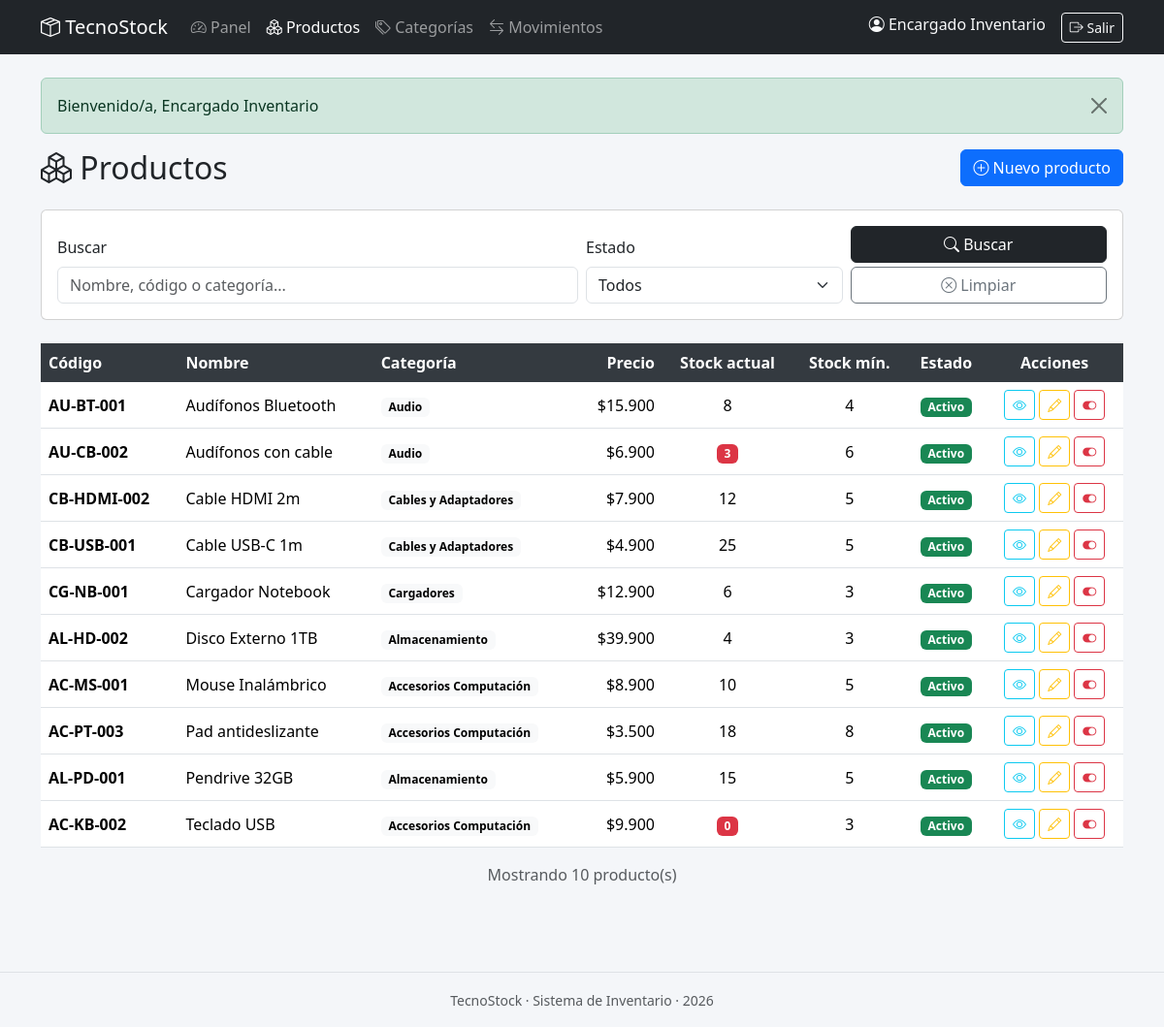
Page /productos/index.php (signed in) on the committed database.
### tables this page shows
CREATE TABLE producto (
    id_producto   INT AUTO_INCREMENT PRIMARY KEY,
    codigo        VARCHAR(40) NOT NULL UNIQUE,
    nombre        VARCHAR(120) NOT NULL,
    descripcion   TEXT DEFAULT NULL,
    precio        DECIMAL(10, 2) NOT NULL DEFAULT 0,
    stock_actual  INT NOT NULL DEFAULT 0,
    stock_minimo  INT NOT NULL DEFAULT 0,
    estado        TINYINT(1) NOT NULL DEFAULT 1,
    id_categoria  INT NOT NULL,
    CONSTRAINT fk_producto_categoria
        FOREIGN KEY (id_categoria) REFERENCES categoria(id_categoria) ON DELETE RESTRICT,
    CONSTRAINT chk_precio_positivo
        CHECK (precio >= 0),
    CONSTRAINT chk_stock_actual_positivo
        CHECK (stock_actual >= 0),
    CONSTRAINT chk_stock_minimo_positivo
        CHECK (stock_minimo >= 0)
);

CREATE TABLE categoria (
    id_categoria  INT AUTO_INCREMENT PRIMARY KEY,
    nombre        VARCHAR(80) NOT NULL,
    descripcion   VARCHAR(255) DEFAULT NULL,
    estado        TINYINT(1) NOT NULL DEFAULT 1
);

### includes/functions.php (called while the page is built, shortened)
<?php
function e(string $valor): string
{
    return htmlspecialchars($valor, ENT_QUOTES, 'UTF-8');
}
function limpiar(string $valor): string
{
    return trim(strip_tags($valor));
}
function formatoPrecio(float $valor): string
{
    return '$' . number_format($valor, 0, ',', '.');
}

### productos/index.php (the view, shortened to what this page needs)
<?php
require_once __DIR__ . '/../includes/functions.php';
$pdo = getConexion();
$q       = limpiar($_GET['q'] ?? '');
$estado  = $_GET['estado'] ?? 'todos';
$sql = "SELECT p.*, c.nombre AS categoria_nombre
        FROM producto p
        JOIN categoria c ON p.id_categoria = c.id_categoria
        WHERE 1=1";
$params = [];
$sql .= " ORDER BY p.nombre ASC";
$stmt = $pdo->prepare($sql);
$stmt->execute($params);
$productos = $stmt->fetchAll();
include __DIR__ . '/../includes/header.php';
?>
<div class="d-flex justify-content-between align-items-center mb-4">
    <h2 class="mb-0"><i class="bi bi-boxes"></i> Productos</h2>
    <a href="crear.php" class="btn btn-primary">
        <i class="bi bi-plus-circle"></i> Nuevo producto
    </a>
</div>
<form method="GET" class="card mb-4 p-3">
    <div class="row g-2 align-items-end">
        <div class="col-md-6">
            <label class="form-label">Buscar</label>
            <input type="text" class="form-control" name="q" value="<?= e($q) ?>"
                   placeholder="Nombre, código o categoría...">
        </div>
        <div class="col-md-3">
            <label class="form-label">Estado</label>
            <select class="form-select" name="estado">
                <option value="todos"     <?= $estado === 'todos' ? 'selected' : '' ?>>Todos</option>
            </select>
        </div>
        <div class="col-md-3">
            <button type="submit" class="btn btn-dark w-100">
                <i class="bi bi-search"></i> Buscar
            </button>
            <a href="index.php" class="btn btn-outline-secondary w-100 mt-1">
                <i class="bi bi-x-circle"></i> Limpiar
            </a>
        </div>
    </div>
</form>
<div class="table-responsive">
    <table class="table table-hover align-middle">
        <thead>
            <tr>
                <th>Código</th>
                <th>Nombre</th>
                <th>Categoría</th>
                <th class="text-end">Precio</th>
                <th class="text-center">Stock actual</th>
                <th class="text-center">Stock mín.</th>
                <th class="text-center">Estado</th>
                <th class="text-center">Acciones</th>
            </tr>
        </thead>
        <tbody>
            <?php if (empty($productos)): ?>
            <tr>
                <td colspan="8" class="text-center text-muted py-4">
                    <i class="bi bi-inbox fs-1 d-block mb-2"></i>
                    No se encontraron productos.
                </td>
            </tr>
            <?php else: foreach ($productos as $p): ?>
            <tr>
                <td><strong><?= e($p['codigo']) ?></strong></td>
                <td><?= e($p['nombre']) ?></td>
                <td><span class="badge text-bg-light"><?= e($p['categoria_nombre']) ?></span></td>
                <td class="text-end"><?= formatoPrecio((float)$p['precio']) ?></td>
                <td class="text-center">
                    <?php if ($p['stock_actual'] < $p['stock_minimo'] && $p['estado'] == 1): ?>
                    <span class="badge badge-stock-bajo" title="Stock bajo el mínimo">
                        <?= $p['stock_actual'] ?>
                    </span>
                    <?php else: ?>
                    <?= $p['stock_actual'] ?>
                    <?php endif; ?>
                </td>
                <td class="text-center"><?= $p['stock_minimo'] ?></td>
                <td class="text-center">
                    <?php if ($p['estado'] == 1): ?>
                    <span class="badge badge-activo">Activo</span>
                    <?php else: ?>
                    <span class="badge badge-inactivo">Inactivo</span>
                    <?php endif; ?>
                </td>
                <td class="text-center">
                    <a href="mostrar.php?id=<?= $p['id_producto'] ?>" class="btn btn-sm btn-outline-info"
                       title="Ver detalle"><i class="bi bi-eye"></i></a>
                    <a href="editar.php?id=<?= $p['id_producto'] ?>" class="btn btn-sm btn-outline-warning"
                       title="Editar"><i class="bi bi-pencil"></i></a>
                    <?php if ($p['estado'] == 1): ?>
                    <form method="POST" action="desactivar.php" class="d-inline" onsubmit="return confirm('¿Desactivar el producto <?= e($p['nombre']) ?>? No se eliminará físicamente.')">
                        <button type="submit" class="btn btn-sm btn-outline-danger" title="Desactivar"><i class="bi bi-toggle-on"></i></button>
                    </form>
                    <?php endif; ?>
                </td>
            </tr>
            <?php endforeach; endif; ?>
        </tbody>
    </table>
</div>
<p class="text-muted text-center">
    Mostrando <?= count($productos) ?> producto(s)
</p>
<?php include __DIR__ . '/../includes/footer.php'; ?>

### assets/css/style.css (style rules this page uses)
body { background-color: #f4f6f9; }
.badge-stock-bajo { background-color: #dc3545; color: #fff; }
.badge-activo { background-color: #198754; color: #fff; }
.table thead th { background-color: #343a40; color: #fff; border: none; }

### rows in the picture
producto: codigo "AU-BT-001", nombre "Audífonos Bluetooth", id_categoria.nombre "Audio", precio "$15.900", stock_actual "8", stock_minimo "4", estado "Activo"
producto: codigo "AU-CB-002", nombre "Audífonos con cable", id_categoria.nombre "Audio", precio "$6.900", stock_actual "3", stock_minimo "6", estado "Activo"
producto: codigo "CB-HDMI-002", nombre "Cable HDMI 2m", id_categoria.nombre "Cables y Adaptadores", precio "$7.900", stock_actual "12", stock_minimo "5", estado "Activo"
producto: codigo "CB-USB-001", nombre "Cable USB-C 1m", id_categoria.nombre "Cables y Adaptadores", precio "$4.900", stock_actual "25", stock_minimo "5", estado "Activo"
producto: codigo "CG-NB-001", nombre "Cargador Notebook", id_categoria.nombre "Cargadores", precio "$12.900", stock_actual "6", stock_minimo "3", estado "Activo"
producto: codigo "AL-HD-002", nombre "Disco Externo 1TB", id_categoria.nombre "Almacenamiento", precio "$39.900", stock_actual "4", stock_minimo "3", estado "Activo"
producto: codigo "AC-MS-001", nombre "Mouse Inalámbrico", id_categoria.nombre "Accesorios Computación", precio "$8.900", stock_actual "10", stock_minimo "5", estado "Activo"
producto: codigo "AC-PT-003", nombre "Pad antideslizante", id_categoria.nombre "Accesorios Computación", precio "$3.500", stock_actual "18", stock_minimo "8", estado "Activo"
producto: codigo "AL-PD-001", nombre "Pendrive 32GB", id_categoria.nombre "Almacenamiento", precio "$5.900", stock_actual "15", stock_minimo "5", estado "Activo"
producto: codigo "AC-KB-002", nombre "Teclado USB", id_categoria.nombre "Accesorios Computación", precio "$9.900", stock_actual "0", stock_minimo "3", estado "Activo"

### other values in the picture
nombreUsuario() "Encargado Inventario"
$flash['mensaje'] "Bienvenido/a, Encargado Inventario"
count($productos) "10"
